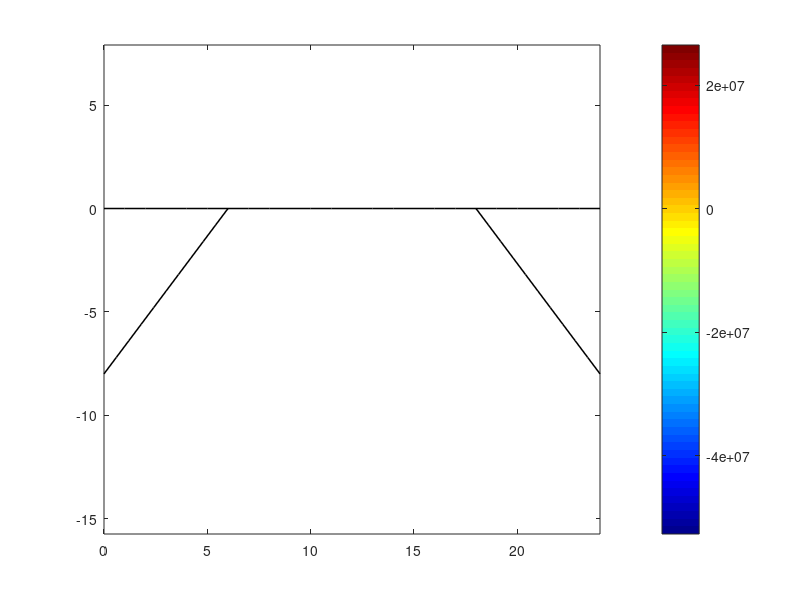

MATLAB code to generate this figure:
%% practice 5_37
clearvars;
clc; close;
%% Given Parameters
E=200*10^(9);
A=0.04;
I=4*10^(-4);
nEle=44;
nNod=52;
SxxBar=zeros(nEle,1);
SxxBeam=zeros(nEle,1);
%% matP & matE
matP=zeros(nNod,2);
matP(1:25, 1) = 0:1:24;
matP(25:35, 1) = 0:6/10:6;
matP(35:45, 1) = (0:6/10:6) + 18;
matP(1:25, 2) = 0;
matP(25:35, 2) = -8:8/10:0;
matP(35:45, 2) = 0:-8/10:-8;
matP(46, :) = [ 6  0];
matP(47, :) = [10  0];
matP(48, :) = [13  0];
matP(49, :) = [18  0];
matP(50, :) = [24  0];
matP(51, :) = [ 0 -8];
matP(52, :) = [24 -8];
matE=zeros(nEle,2);
for kk=1:1:nEle
    matE(kk,:)=[kk kk+1];
end
Right = [46 47 48 49 50 46 52];
Left = [1 46 47 48 49 51 49];
matE([6 10 13 18 24 34 44], 2) = Right;
matE([1 7 11 14 19 25 35], 1) = Left;
usedNode = unique(matE);
%% Global Stiffness Equation
KK=zeros(3*nNod,3*nNod);
for kk=1:1:nEle
    p=matE(kk,1);
    q=matE(kk,2);
    x1=matP(p,1);
    y1=matP(p,2);
    x2=matP(q,1);
    y2=matP(q,2);
    Le=sqrt((x2-x1)^2+(y2-y1)^2);
    co=(x2-x1)/Le;
    si=(y2-y1)/Le;
    kLocal=zeros(3*2,3*2);
    kLocal([1,4],[1,4])=(E*A)/(Le)*[ 1 -1;
                                    -1  1];
    kLocal([2,3,5,6],[2,3,5,6])=(E*I)/(Le^3)*[  12   6*Le   -12   6*Le;
                                              6*Le 4*Le^2 -6*Le 2*Le^2;
                                               -12  -6*Le    12  -6*Le;
                                              6*Le 2*Le^2 -6*Le 4*Le^2];
    matT=[ co si 0   0  0 0;
          -si co 0   0  0 0;
            0  0 1   0  0 0;
            0  0 0  co si 0;
            0  0 0 -si co 0;
            0  0 0   0  0 1];
    eDofs=[3*(p)-2:3*(p),3*(q)-2:3*(q)];
    KK(eDofs,eDofs)=KK(eDofs,eDofs)+transpose(matT)*kLocal*matT;
end
%% Boundary Conditions
FF=zeros(3*nNod,1);
FF(3*(47)-1, 1) = -18*10^3;
FF(3*(48)-1, 1) = -72*10^3;
FF(3*(49)-1, 1) = -72*10^3;
dd=zeros(3*nNod,1);
FullDoFs=sort([3*(usedNode) - 2, 3*(usedNode) - 1, 3*(usedNode)]);
FixedDoFs=[3*(1)-1, 3*(50)-2:3*(50)-1, 3*(51)-2:3*(51),3*(52)-2:3*(52)];
FreeDoFs=setdiff(FullDoFs,FixedDoFs);
dd(FreeDoFs,1)=KK(FreeDoFs,FreeDoFs)\FF(FreeDoFs,1);
%% Visualization
scale=10^(2);
for kk=1:1:nEle
    p=matE(kk,1);
    q=matE(kk,2);
    x1=matP(p,1);
    y1=matP(p,2);
    x2=matP(q,1);
    y2=matP(q,2);
    Le=sqrt((x2-x1)^2+(y2-y1)^2);
    co=(x2-x1)/Le;
    si=(y2-y1)/Le;
    
    matT=[ co si 0   0  0 0;
          -si co 0   0  0 0;
            0  0 1   0  0 0;
            0  0 0  co si 0;
            0  0 0 -si co 0;
            0  0 0   0  0 1];
    xInitial=[x1 x2];
    yInitial=[y1 y2];
    eDofs=[3*(p)-2:3*(p),3*(q)-2:3*(q)];
    de=dd(eDofs,1);
    xDeformed=[x1+scale*de(1) x2+scale*de(4)];
    yDeformed=[y1+scale*de(2) y2+scale*de(5)];
    dLocal=matT*de;
    d2N1=-(6*Le - 12*(Le/2))/Le^3;
    d2N2=(- 4*Le^2 + 6*(Le/2)*Le)/Le^3;
    d2N3=(6*Le - 12*(Le/2))/Le^3;
    d2N4=(- 2*Le^2 + 6*(Le/2)*Le)/Le^3;
    y=sqrt(3*I/A);
    SxxBar(kk)=(E/Le)*[-1 1]*dLocal([1,4],1);
    SxxBeam(kk)=E*(-y)*[d2N1 d2N2 d2N3 d2N4]*dLocal([2,3,5,6],1);
    if abs(SxxBar(kk)+SxxBeam(kk))>abs(SxxBar(kk)-SxxBeam(kk))
        Smax=SxxBar(kk)+SxxBeam(kk);
    else
        Smax=SxxBar(kk)-SxxBeam(kk);
    end
    SCol=Smax*[1 1];
    figure(1);
    plot(xInitial,yInitial,'k','LineWidth',1.1);
    hold on;
    % plot(xDeformed,yDeformed,'b','LineWidth',1.1);
    % hold on;
    patch(xDeformed,yDeformed,SCol,'EdgeColor','flat','LineWidth',1.1);
    hold on;
end
colormap('jet');
colorbar;
axis equal;
axis padded;
